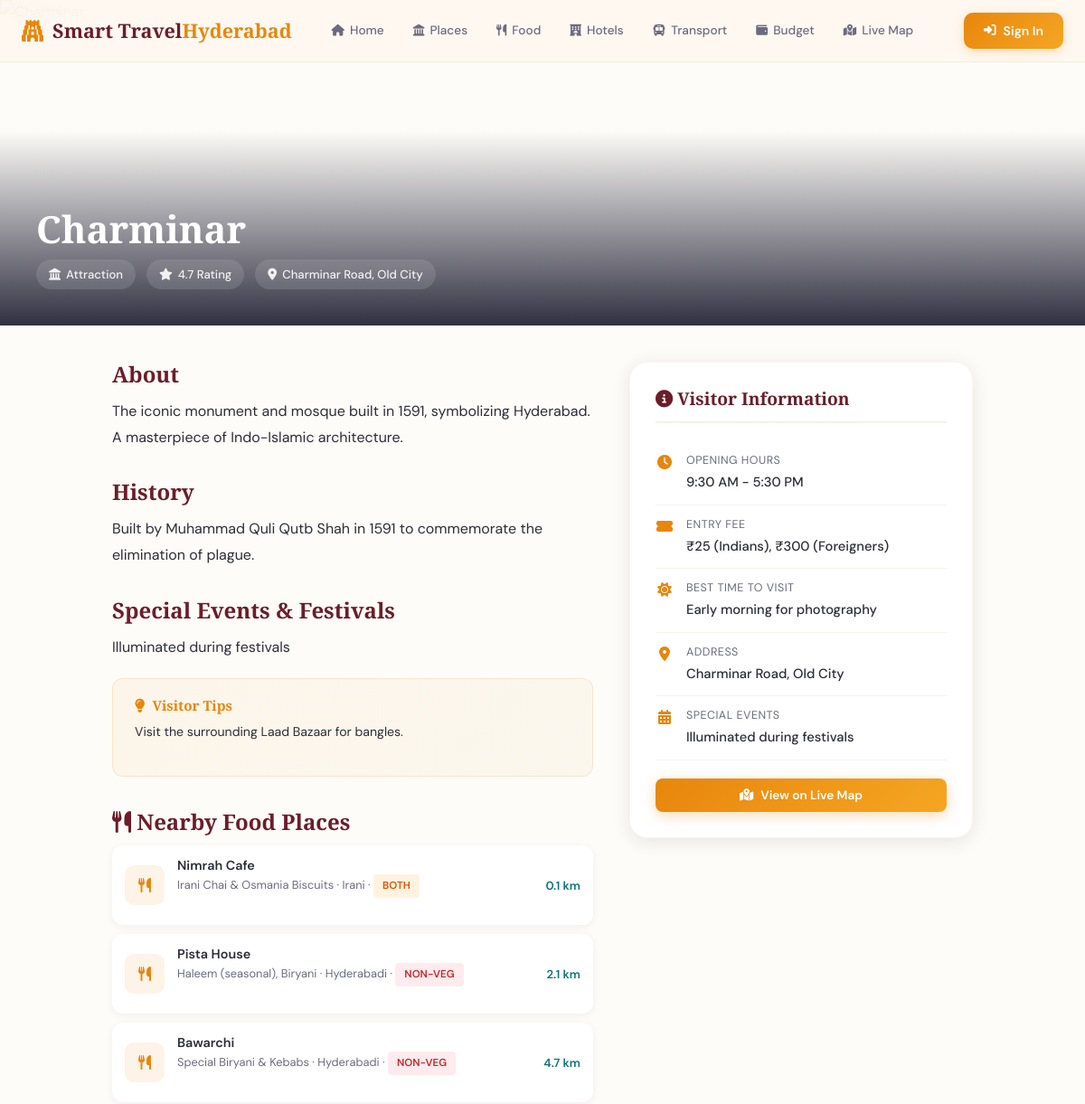
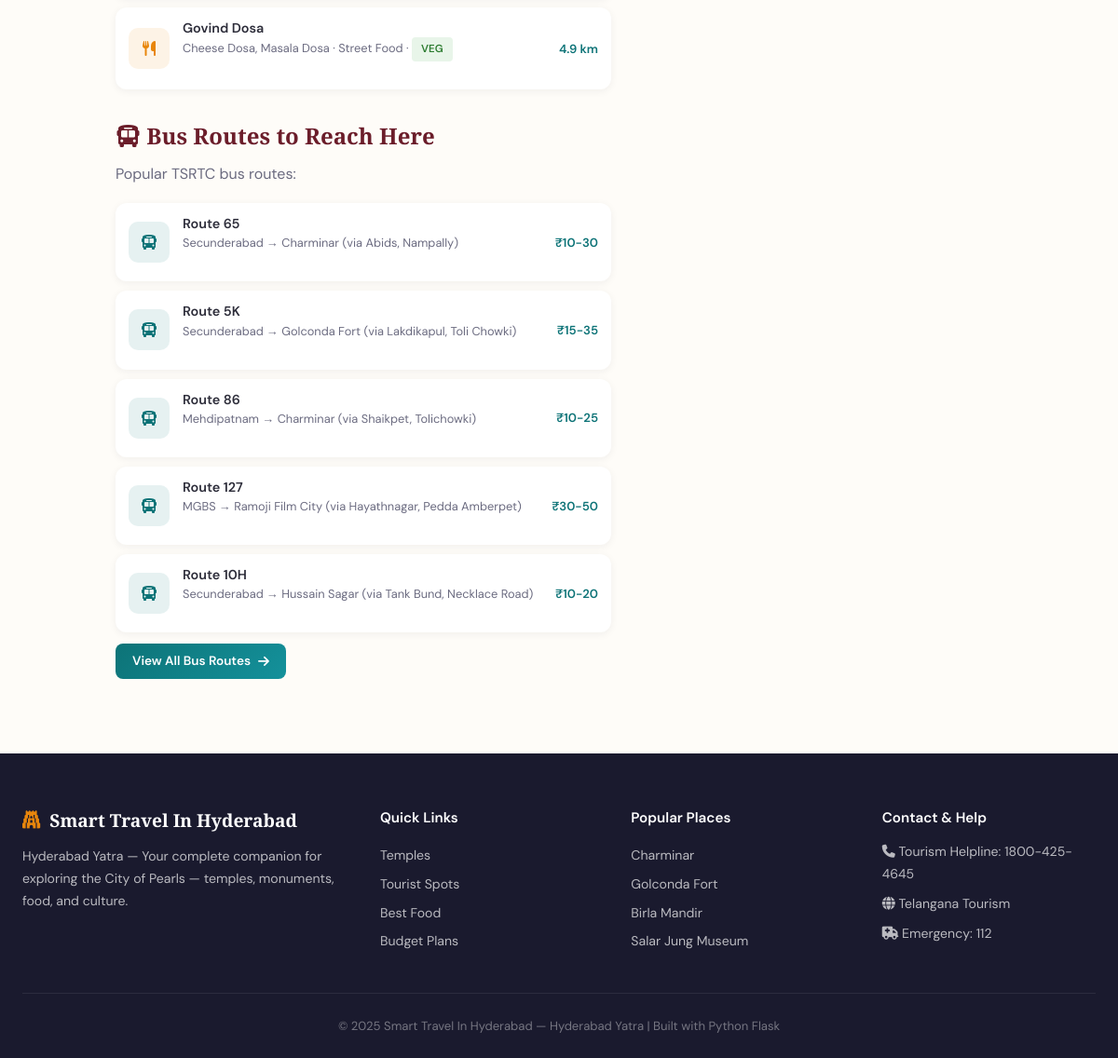
/place/6, run on the app's committed database (2 pictures, top to bottom).
### tables this page shows
CREATE TABLE places (
            id INTEGER PRIMARY KEY AUTOINCREMENT,
            name TEXT NOT NULL, category TEXT NOT NULL,
            description TEXT, history TEXT, address TEXT,
            latitude REAL, longitude REAL,
            opening_time TEXT, closing_time TEXT, entry_fee TEXT,
            best_time TEXT, tips TEXT, rating REAL DEFAULT 4.0,
            image_url TEXT, special_events TEXT
        );

CREATE TABLE food_places (
            id INTEGER PRIMARY KEY AUTOINCREMENT,
            name TEXT NOT NULL, cuisine TEXT, specialty TEXT,
            address TEXT, latitude REAL, longitude REAL,
            price_range TEXT, rating REAL DEFAULT 4.0,
            veg_nonveg TEXT, image_url TEXT
        );

CREATE TABLE bus_routes (
            id INTEGER PRIMARY KEY AUTOINCREMENT,
            route_number TEXT, from_stop TEXT, to_stop TEXT,
            via TEXT, frequency TEXT, fare TEXT,
            first_bus TEXT, last_bus TEXT
        );

### app.py (the view)
@app.route('/place/<int:place_id>')
def place_detail(place_id):
    place = query_db("SELECT * FROM places WHERE id=?", (place_id,), one=True)
    if not place:
        return "Place not found", 404
    nearby_food = []
    for f in query_db("SELECT * FROM food_places"):
        dist = haversine(place['latitude'], place['longitude'], f['latitude'], f['longitude'])
        if dist < 5:
            nf = dict(f)
            nf['distance'] = round(dist, 1)
            nearby_food.append(nf)
    nearby_food.sort(key=lambda x: x['distance'])
    bus_routes = query_db("SELECT * FROM bus_routes")
    return render_template('place_detail.html', place=place, nearby_food=nearby_food[:5], bus_routes=bus_routes)

### app.py (called while the page is built)
def get_db():
    conn = sqlite3.connect(DATABASE)
    conn.row_factory = sqlite3.Row
    return conn

def query_db(query, args=(), one=False):
    conn = get_db()
    cur = conn.execute(query, args)
    rv = cur.fetchall()
    conn.close()
    return (rv[0] if rv else None) if one else rv

def haversine(lat1, lon1, lat2, lon2):
    lat1, lon1, lat2, lon2 = map(radians, [lat1, lon1, lat2, lon2])
    dlat = lat2 - lat1
    dlon = lon2 - lon1
    a = sin(dlat/2)**2 + cos(lat1) * cos(lat2) * sin(dlon/2)**2
    return 2 * 6371 * asin(sqrt(a))

### templates/place_detail.html (shortened to what this page needs)
{% extends 'base.html' %}
{% block content %}
<div class="detail-hero">
    <img src="{{ place.image_url }}" alt="{{ place.name }}" onerror="this.src='https://images.unsplash.com/photo-1590766940554-634855926788?w=600'">
    <div class="detail-hero-overlay"><div class="detail-hero-info"><h1>{{ place.name }}</h1><div class="detail-badges"><span><i class="fas fa-{{ 'gopuram' if place.category == 'temple' else 'landmark' }}"></i> {{ place.category | capitalize }}</span><span><i class="fas fa-star"></i> {{ place.rating }} Rating</span><span><i class="fas fa-map-marker-alt"></i> {{ place.address }}</span></div></div></div>
</div>
<div class="detail-content">
    <div class="detail-main">
        <h2>About</h2><p>{{ place.description }}</p>
        <h2>History</h2><p>{{ place.history }}</p>
        {% if place.special_events %}<h2>Special Events & Festivals</h2><p>{{ place.special_events }}</p>{% endif %}
        <div class="tips-box"><h4><i class="fas fa-lightbulb"></i> Visitor Tips</h4><p>{{ place.tips }}</p></div>
        {% if nearby_food %}<div class="nearby-section"><h2><i class="fas fa-utensils"></i> Nearby Food Places</h2>
        {% for f in nearby_food %}<div class="nearby-item"><div class="nearby-icon"><i class="fas fa-utensils"></i></div><div class="nearby-info"><h4>{{ f.name }}</h4><p>{{ f.specialty }} · {{ f.cuisine }} · <span class="diet-badge {{ 'diet-veg' if f.veg_nonveg == 'Veg' else ('diet-nonveg' if f.veg_nonveg == 'Non-Veg' else 'diet-both') }}">{{ f.veg_nonveg }}</span></p></div><span class="nearby-dist">{{ f.distance }} km</span></div>{% endfor %}</div>{% endif %}
        <div class="nearby-section"><h2><i class="fas fa-bus"></i> Bus Routes to Reach Here</h2><p style="color:var(--text-light);margin-bottom:16px;">Popular TSRTC bus routes:</p>
        {% for route in bus_routes[:5] %}<div class="nearby-item"><div class="nearby-icon" style="background:rgba(13,115,119,0.1);color:var(--teal);"><i class="fas fa-bus"></i></div><div class="nearby-info"><h4>Route {{ route.route_number }}</h4><p>{{ route.from_stop }} → {{ route.to_stop }} (via {{ route.via }})</p></div><span class="nearby-dist">{{ route.fare }}</span></div>{% endfor %}
        <div style="margin-top:12px;"><a href="/transport" class="btn btn-sm btn-teal">View All Bus Routes <i class="fas fa-arrow-right"></i></a></div></div>
    </div>
    <div><div class="info-card"><h3><i class="fas fa-info-circle"></i> Visitor Information</h3>
        <div class="info-row"><i class="fas fa-clock"></i><div><div class="info-label">Opening Hours</div><div class="info-value">{{ place.opening_time }} - {{ place.closing_time }}</div></div></div>
        <div class="info-row"><i class="fas fa-ticket-alt"></i><div><div class="info-label">Entry Fee</div><div class="info-value">{{ place.entry_fee }}</div></div></div>
        <div class="info-row"><i class="fas fa-sun"></i><div><div class="info-label">Best Time to Visit</div><div class="info-value">{{ place.best_time }}</div></div></div>
        <div class="info-row"><i class="fas fa-map-marker-alt"></i><div><div class="info-label">Address</div><div class="info-value">{{ place.address }}</div></div></div>
        <div class="info-row"><i class="fas fa-calendar-alt"></i><div><div class="info-label">Special Events</div><div class="info-value">{{ place.special_events or 'No upcoming events' }}</div></div></div>
        <div style="margin-top:20px;"><a href="/map" class="btn btn-primary btn-sm" style="width:100%;justify-content:center;"><i class="fas fa-map-marked-alt"></i> View on Live Map</a></div>
    </div></div>
</div>
{% endblock %}

### data on the page
places: name "Charminar", category "Attraction", rating "4.7", address "Charminar Road, Old City", description "The iconic monument and mosque built in 1591, symbolizing Hyderabad. A masterpiece of Indo-Islamic architecture.", history "Built by Muhammad Quli Qutb Shah in 1591 to commemorate the elimination of plague.", special_events "Illuminated during festivals", tips "Visit the surrounding Laad Bazaar for bangles.", opening_time "9:30 AM", closing_time "5:30 PM", entry_fee "₹25 (Indians), ₹300 (Foreigners)", best_time "Early morning for photography"
food_places: name "Nimrah Cafe", specialty "Irani Chai & Osmania Biscuits", cuisine "Irani", veg_nonveg "BOTH", distance "0.1"
food_places: name "Pista House", specialty "Haleem (seasonal), Biryani", cuisine "Hyderabadi", veg_nonveg "NON-VEG", distance "2.1"
food_places: name "Bawarchi", specialty "Special Biryani & Kebabs", cuisine "Hyderabadi", veg_nonveg "NON-VEG", distance "4.7"
food_places: name "Govind Dosa", specialty "Cheese Dosa, Masala Dosa", cuisine "Street Food", veg_nonveg "VEG", distance "4.9"
bus_routes: route_number "65", from_stop "Secunderabad", to_stop "Charminar", via "Abids, Nampally", fare "₹10-30"
bus_routes: route_number "5K", from_stop "Secunderabad", to_stop "Golconda Fort", via "Lakdikapul, Toli Chowki", fare "₹15-35"
bus_routes: route_number "86", from_stop "Mehdipatnam", to_stop "Charminar", via "Shaikpet, Tolichowki", fare "₹10-25"
bus_routes: route_number "127", from_stop "MGBS", to_stop "Ramoji Film City", via "Hayathnagar, Pedda Amberpet", fare "₹30-50"
bus_routes: route_number "10H", from_stop "Secunderabad", to_stop "Hussain Sagar", via "Tank Bund, Necklace Road", fare "₹10-20"
